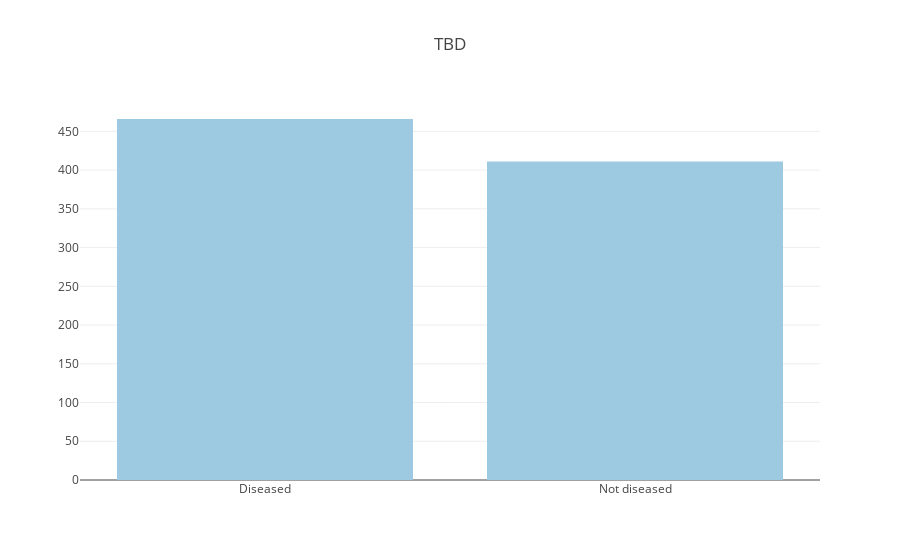

Write notebook code for a chart like this one.
### Code cell
trace = go.Bar(
    x = diseased_counts.index.values,
    y = diseased_counts['Numbers'].values,
    marker = dict(color='rgb(158,202,225)')
)

data = [trace]

layout = go.Layout(
    title='TBD'
)

figure = go.Figure(data=data, layout=layout)
iplot(figure)

### Figure 1 — Plotly figure (JSON) as saved in the notebook; plotly's stock layout.template omitted (floating-point values rounded to 4 significant figures)
{"data": [{"marker": {"color": "rgb(158,202,225)"}, "type": "bar", "x": ["Diseased", "Not diseased"], "y": [466, 411]}], "layout": {"title": "TBD"}}
